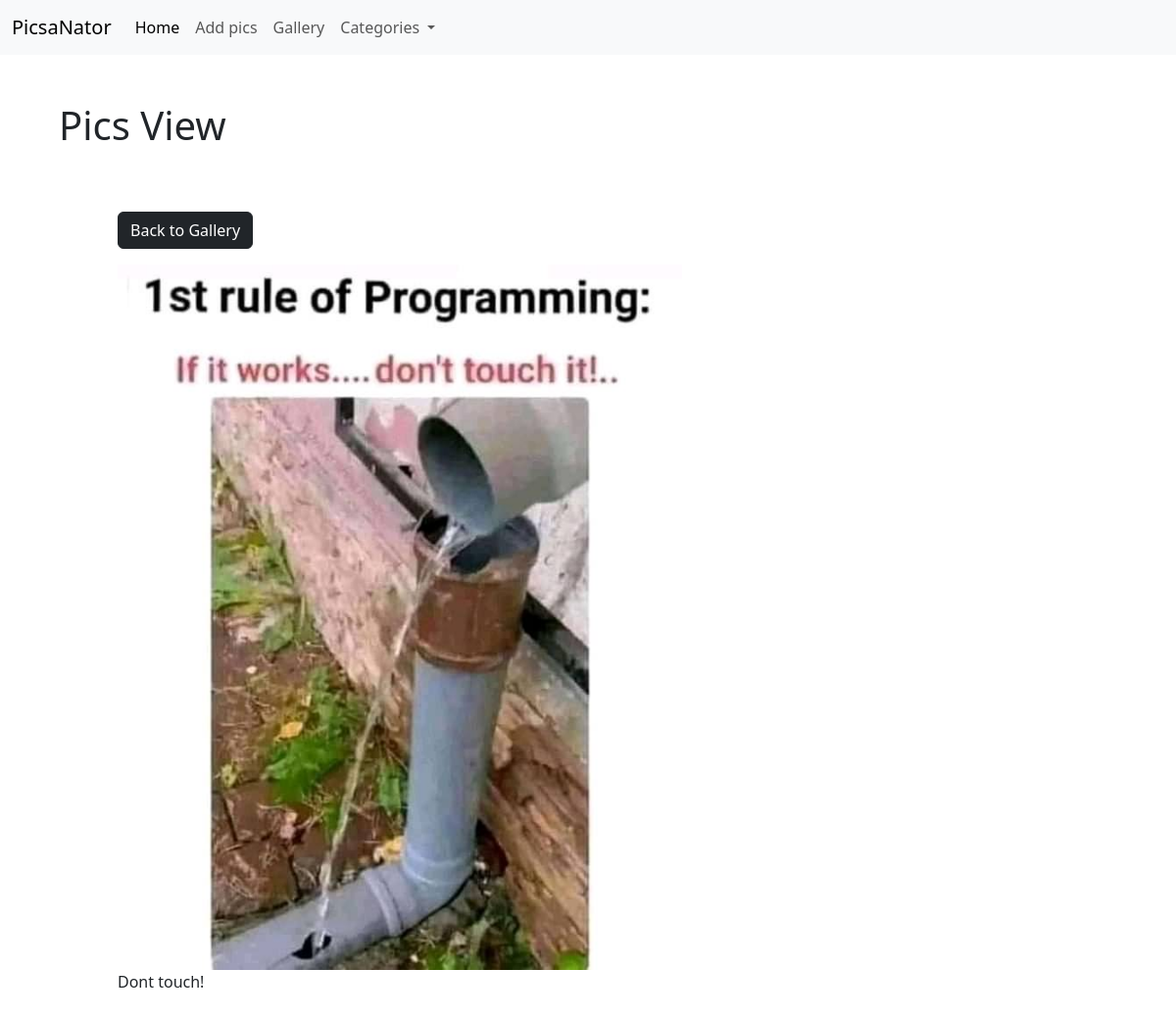
/picgallery/1/, run on the app's committed database.
### picgallery/models.py (models this page shows, shortened)
class Picture(models.Model):
  category =models.ForeignKey (Category, on_delete=models.SET_NULL, null=True, blank=True)
  image =models.ImageField(null=False, blank=False)
  description = models.TextField()

### picgallery/views.py (the view)
# urls.py: path('picgallery/<str:pk>/', views.view_photo, name='picgallery-view_photo'),
def view_photo(request,pk):
  picture = Picture.objects.get(id=pk)
  return render(request,'picgallery/view_photo.html',{'picture':picture})

### picgallery/templates/picgallery/view_photo.html
{% extends "picgallery/base.html" %}
  {% block content %}
  <h1>Pics View</h1>
  <div class="container m-5">
    <div class="row justify-content-center">
      <div class="col">
        <a href="{% url 'picgallery-gallery' %}" class="btn btn-dark my-3" >Back to Gallery</a>
        <div style="height: 90vh;">
          <img style="max-width: 100%; max-height: 100%"
               src="{{picture.image.url}}" alt="">
               <p>{{picture.description}}</p>
        </div>
      </div>
    </div>
  </div>
  {% endblock content %}

### data on the page
Picture: image (picture), description "Dont touch!"
